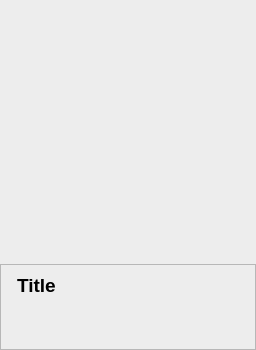
<?xml version="1.0" encoding="UTF-8"?>
<ui version="4.0">
 <class>NewsItemTile</class>
 <widget class="QWidget" name="NewsItemTile">
  <property name="geometry">
   <rect>
    <x>0</x>
    <y>0</y>
    <width>256</width>
    <height>350</height>
   </rect>
  </property>
  <property name="sizePolicy">
   <sizepolicy hsizetype="Fixed" vsizetype="Preferred">
    <horstretch>0</horstretch>
    <verstretch>0</verstretch>
   </sizepolicy>
  </property>
  <property name="minimumSize">
   <size>
    <width>256</width>
    <height>350</height>
   </size>
  </property>
  <property name="maximumSize">
   <size>
    <width>256</width>
    <height>16777215</height>
   </size>
  </property>
  <property name="windowTitle">
   <string>Form</string>
  </property>
  <property name="styleSheet">
   <string notr="true">background: rgb(237, 237, 237);</string>
  </property>
  <layout class="QVBoxLayout" name="verticalLayout">
   <property name="spacing">
    <number>0</number>
   </property>
   <property name="leftMargin">
    <number>0</number>
   </property>
   <property name="topMargin">
    <number>0</number>
   </property>
   <property name="rightMargin">
    <number>0</number>
   </property>
   <property name="bottomMargin">
    <number>0</number>
   </property>
   <item>
    <widget class="QLabel" name="coverLabel">
     <property name="sizePolicy">
      <sizepolicy hsizetype="Preferred" vsizetype="Fixed">
       <horstretch>0</horstretch>
       <verstretch>0</verstretch>
      </sizepolicy>
     </property>
     <property name="minimumSize">
      <size>
       <width>0</width>
       <height>264</height>
      </size>
     </property>
     <property name="maximumSize">
      <size>
       <width>16777215</width>
       <height>264</height>
      </size>
     </property>
     <property name="text">
      <string notr="true"/>
     </property>
    </widget>
   </item>
   <item>
    <widget class="QFrame" name="rootFrame">
     <property name="frameShape">
      <enum>QFrame::Shape::StyledPanel</enum>
     </property>
     <property name="frameShadow">
      <enum>QFrame::Shadow::Raised</enum>
     </property>
     <layout class="QGridLayout" name="rootFrameLayout">
      <property name="leftMargin">
       <number>16</number>
      </property>
      <property name="rightMargin">
       <number>16</number>
      </property>
      <property name="verticalSpacing">
       <number>18</number>
      </property>
      <item row="0" column="0" colspan="2">
       <widget class="QLabel" name="titleLabel">
        <property name="font">
         <font>
          <pointsize>14</pointsize>
          <bold>true</bold>
         </font>
        </property>
        <property name="text">
         <string notr="true">Title</string>
        </property>
        <property name="alignment">
         <set>Qt::AlignmentFlag::AlignLeading|Qt::AlignmentFlag::AlignLeft|Qt::AlignmentFlag::AlignTop</set>
        </property>
        <property name="wordWrap">
         <bool>true</bool>
        </property>
       </widget>
      </item>
      <item row="1" column="0" alignment="Qt::AlignmentFlag::AlignLeft|Qt::AlignmentFlag::AlignBottom">
       <widget class="QLabel" name="commentsCountLabel">
        <property name="text">
         <string notr="true"/>
        </property>
       </widget>
      </item>
      <item row="1" column="1" alignment="Qt::AlignmentFlag::AlignRight|Qt::AlignmentFlag::AlignBottom">
       <widget class="QLabel" name="publishDateLabel">
        <property name="text">
         <string notr="true"/>
        </property>
       </widget>
      </item>
     </layout>
    </widget>
   </item>
  </layout>
 </widget>
 <resources/>
 <connections/>
</ui>
